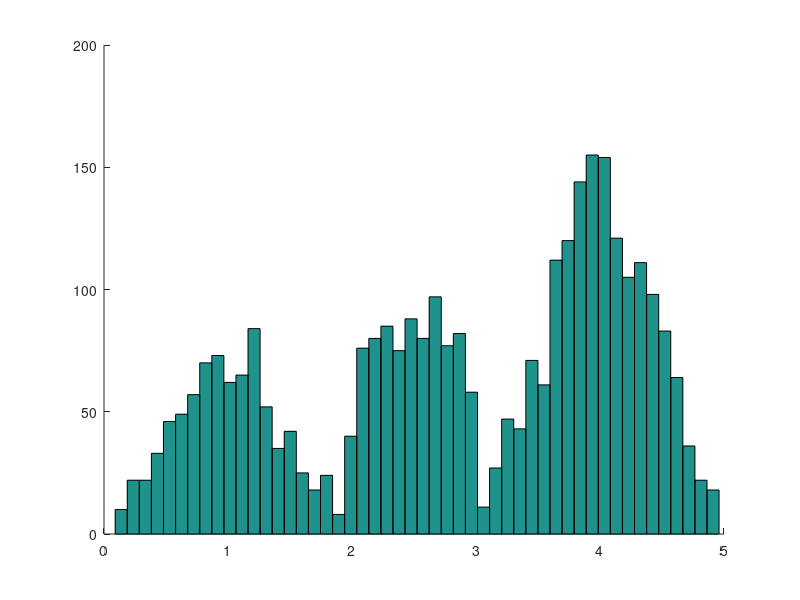

The MATLAB source for this figure:
n=10000; u=5*rand(n,1); v=0.6*rand(n,1); y=zeros(n,1);  
t=(0<=u & u<1); y(t)=0.25*u(t);
t=(1<=u & u<2); y(t)=-0.25*u(t)+0.5;
t=(2<=u & u<3); y(t)=0.25*ones(size(u(t)));
t=(3<=u & u<4); y(t)=0.5*u(t)-1.5;
t=(4<=u & u<=5); y(t)=-0.5*u(t)+2.5;
x=u(v<=y);
figure(1); clf; hold on; hist(x,50);
